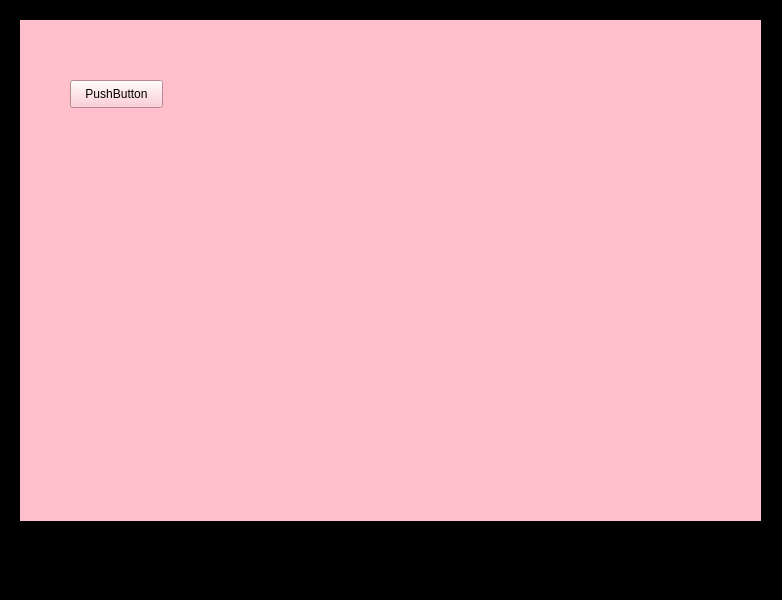
<?xml version="1.0" encoding="UTF-8"?>
<ui version="4.0">
 <class>MainWindow</class>
 <widget class="QMainWindow" name="MainWindow">
  <property name="geometry">
   <rect>
    <x>0</x>
    <y>0</y>
    <width>782</width>
    <height>600</height>
   </rect>
  </property>
  <property name="windowTitle">
   <string>MainWindow</string>
  </property>
  <property name="styleSheet">
   <string notr="true">background-color:nigga;
</string>
  </property>
  <widget class="QWidget" name="centralwidget">
   <widget class="QStackedWidget" name="stackedWidget">
    <property name="geometry">
     <rect>
      <x>20</x>
      <y>20</y>
      <width>741</width>
      <height>501</height>
     </rect>
    </property>
    <property name="styleSheet">
     <string notr="true">background-color:pink;

</string>
    </property>
    <property name="currentIndex">
     <number>0</number>
    </property>
    <widget class="QWidget" name="page">
     <widget class="QPushButton" name="pushButton">
      <property name="geometry">
       <rect>
        <x>50</x>
        <y>60</y>
        <width>93</width>
        <height>28</height>
       </rect>
      </property>
      <property name="text">
       <string>PushButton</string>
      </property>
     </widget>
    </widget>
    <widget class="QWidget" name="page_2">
     <widget class="QLineEdit" name="lineEdit">
      <property name="geometry">
       <rect>
        <x>10</x>
        <y>100</y>
        <width>721</width>
        <height>371</height>
       </rect>
      </property>
      <property name="styleSheet">
       <string notr="true">background-color:white;</string>
      </property>
     </widget>
     <widget class="QPushButton" name="btnHome">
      <property name="geometry">
       <rect>
        <x>0</x>
        <y>10</y>
        <width>91</width>
        <height>71</height>
       </rect>
      </property>
      <property name="styleSheet">
       <string notr="true">background-color:pink;
border-radius:15px;</string>
      </property>
      <property name="text">
       <string/>
      </property>
      <property name="icon">
       <iconset>
        <normaloff>../../../Downloads/home-button.png</normaloff>../../../Downloads/home-button.png</iconset>
      </property>
      <property name="iconSize">
       <size>
        <width>60</width>
        <height>60</height>
       </size>
      </property>
     </widget>
    </widget>
   </widget>
  </widget>
  <widget class="QMenuBar" name="menubar">
   <property name="geometry">
    <rect>
     <x>0</x>
     <y>0</y>
     <width>782</width>
     <height>26</height>
    </rect>
   </property>
  </widget>
  <widget class="QStatusBar" name="statusbar"/>
 </widget>
 <resources/>
 <connections/>
</ui>
